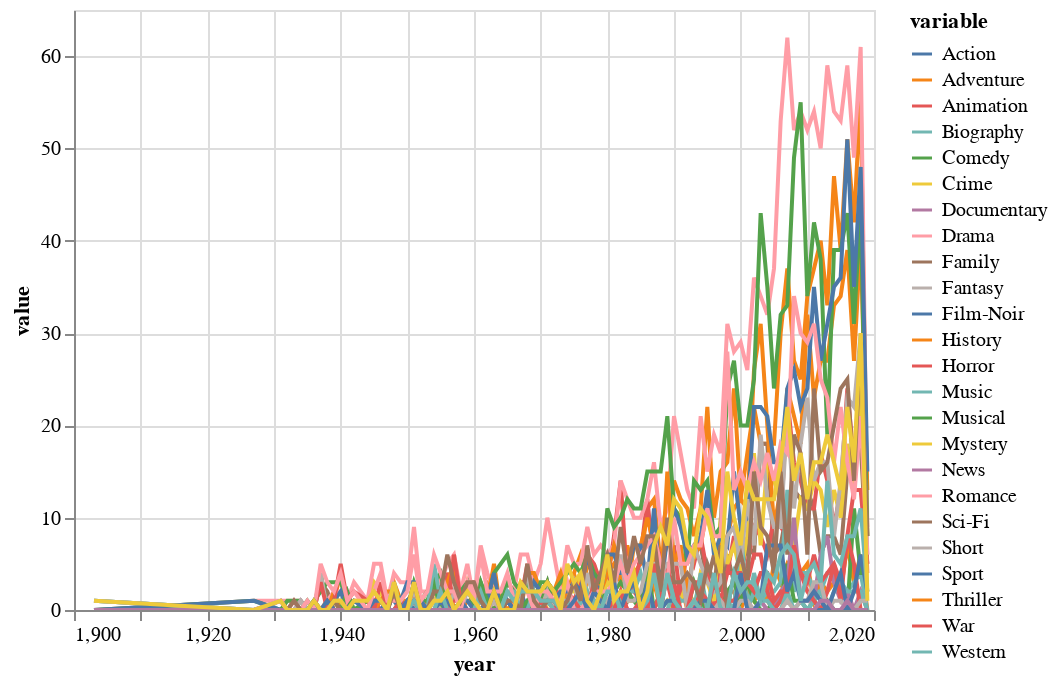

Notebook code for this chart:
### Code cell
# Visualization: What is the distribution of genres by year in our sample?

all_but_title = [x for x in df.columns if x != 'title']
genre_counts = df.drop('rating', axis=1).drop('synopsis', axis=1).drop('title', axis=1).groupby('year').sum().reset_index()
genre_counts = pd.melt(genre_counts, id_vars=['year'])
chart = alt.Chart(genre_counts)
chart.mark_line().encode(
    x='year',
    y='value',
    color='variable',
    tooltip=['variable'],
).interactive()

### Figure 1 — Vega-Lite specification as saved in the notebook (floating-point values rounded to 4 significant figures; data arrays with more than 128 entries replaced by an {"elided": "..."} marker saying what was removed)
{"config": {"view": {"continuousWidth": 400, "continuousHeight": 300}}, "data": {"name": "data-473c15a0068713c5917fbe67349e40b5"}, "mark": "line", "encoding": {"color": {"type": "nominal", "field": "variable"}, "tooltip": [{"type": "nominal", "field": "variable"}], "x": {"type": "quantitative", "field": "year"}, "y": {"type": "quantitative", "field": "value"}}, "selection": {"selector001": {"type": "interval", "bind": "scales", "encodings": ["x", "y"]}}, "$schema": "https://vega.github.io/schema/vega-lite/v4.0.0.json", "datasets": {"data-473c15a0068713c5917fbe67349e40b5": {"elided": "2160 records"}}}
